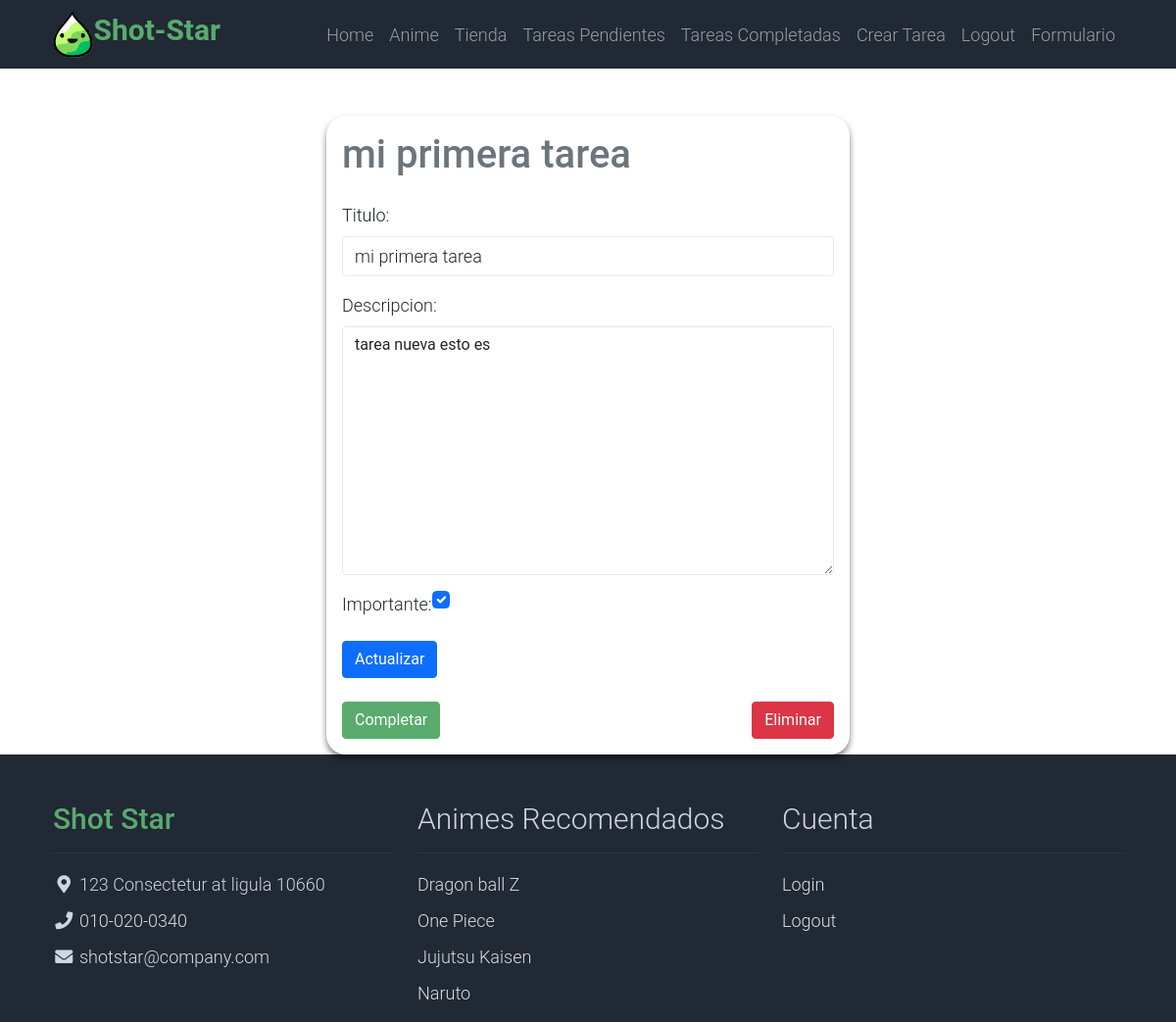
Screenshot of /tasks/1/ (signed in) with the database file from the repository.
### tasks/models.py (models this page shows, shortened)
class Task(models.Model):
    titulo = models.CharField(max_length=100)
    descripcion = models.TextField(blank=True)
    creado = models.DateTimeField(auto_now_add=True)
    fechaterminado = models.DateTimeField(null=True, blank=True)
    importante = models.BooleanField(default=False)
    user = models.ForeignKey(User, on_delete=models.CASCADE)

### tasks/views.py (the view, shortened to what this page needs)
# urls.py: path('tasks/<int:task_id>/', views.task_detail, name='task_detail'),
@login_required
def task_detail(request, task_id):
    if request.method == 'GET':
        task = get_object_or_404(Task, pk= task_id, user=request.user)
        form = Taskform(instance=task)
        return render(request, 'task_detail.html', {'task': task, 'form': form})

### tasks/forms.py
class Taskform(ModelForm):
    class Meta:
        model = Task
        fields = ['titulo', 'descripcion', 'importante']
        widgets = {
            'titulo': forms.TextInput(attrs={'class': 'form-control', 'placeholder': 'Escribe un titulo'}),
            'descripcion': forms.Textarea(attrs={'class': 'form-control', 'placeholder': 'Escribe una descripcion'}),
            'importante': forms.CheckboxInput(attrs={'class': 'form-check-input m-auto'}),
        }

### tasks/templates/task_detail.html (shortened to what this page needs)
{% extends 'base.html' %}
{% block content %}
<main class="container">
    <div class="row">
        <div class="col-md-6 offset-md-3 mt-5">
            <div class="card">
                <div class="card-body">
                    <h1 class="text-secondary mb-4">{{ task.titulo }}</h1>
                    <form method="POST" class="mb-4">
                        {{ form.as_p }}
                        <button type="submit" class="btn btn-primary">
                            Actualizar
                        </button>
                    </form>
                    <div class="d-flex justify-content-between">
                        <form action="{% url 'complete_task' task.id %}" method="post">
                            <button type="submit" class="btn btn-success">
                                Completar
                            </button>
                        </form>
                        <form action="{% url 'delete_task' task.id %}" method="post">
                            <button type="submit" class="btn btn-danger">
                                Eliminar
                            </button>
                        </form>
                    </div>
                </div>
            </div>
        </div>
    </div>
</main>
{% endblock %}

### tasks/static/css/templatemo.css (style rules this page uses)
body, ul, li, p, a, label, input, div { font-family: 'Roboto', sans-serif; font-size: 18px !important; font-weight: 300 !important; }
.btn-success { background-color: #59ab6e !important; border-color: #56ae6c !important; }
.form-control { border: 1px solid #e8e8e8; }

### tasks/static/css/estilos.css (style rules this page uses)
body { margin: 0; display: grid; min-height: 100vh; grid-template-rows: auto 1fr auto; }
.card { border: none; border-radius: 20px; box-shadow: 0 4px 6px rgba(0, 0, 0, 0.5); transition: transform 0.3s ease-in-out; height: 100%; }

### rows the page displays
Task: titulo "mi primera tarea", descripcion "tarea nueva esto es", importante "☑"
